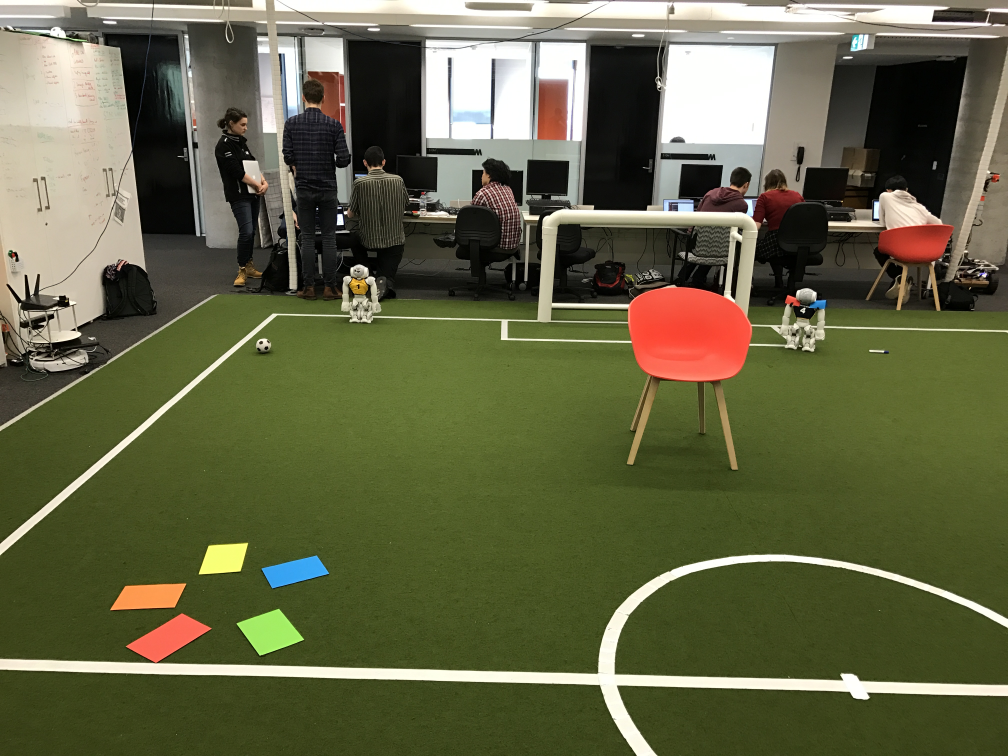
#> input picture field_image_colour_cal.JPG, 4032 x 3024 px, given in place of submissionactual_full_field.png, which was not available (shown at 1/4 size)
$ python field_observer.py ../field_image_colour_cal.JPG ../field_image_colour_cal.resized.JPG   (Python 2 division)
#> lines starting #> are read from the running program, lines starting #| are printed output that depends on the picture; after the words box and inside, x2 and y2 are one past the last pixel; in counts of white or black regions, pixels touching at a corner belong together; pictures that were not available may be replaced by others from this repository, and a replacement may not be noted
import cv2
import numpy as np
import sys
import math
import time
import pickle
import os
#from matplotlib import pyplot as plt

if len(sys.argv) != 2 and len(sys.argv) != 3:
    print("Usage: " + sys.argv[0] + " [CAMERA IP] [-h]")
    exit(1)

BALL_HEIGHT = 60.0 / 10
SHOULDER_HEIGHT = 350.0 / 10
FIELD_WIDTH = 6000 / 10
FIELD_LENGTH = 9000 / 10

X_OFFSET = int(118.0 / 551 * FIELD_LENGTH)
Y_OFFSET = int(128.0 / 390 * FIELD_WIDTH)

HALF_FIELD_ONLY = False
if len(sys.argv) > 1:
    if (sys.argv[1] == "-h"):
        HALF_FIELD_ONLY = True


if HALF_FIELD_ONLY:
    FIELD_SIZE_DIVISOR = 2
else:
    FIELD_SIZE_DIVISOR = 1

def nothing(*arg):
        pass

def ball_height_adj(bcorners):
    far_width = float(bcorners[0][0] + bcorners[1][0]) / 2
    near_width = float(bcorners[2][0] + bcorners[3][0]) / 2

    ratio = 1.0 * BALL_HEIGHT / FIELD_WIDTH

    far_width_adj = ratio * far_width
    near_width_adj = ratio * near_width

    #Move them higher - Since (0, 0) is top left corner, this is subtraction
    bcorners[0][1] -= far_width_adj
    bcorners[1][1] -= far_width_adj
    bcorners[2][1] -= near_width_adj
    bcorners[3][1] -= near_width_adj

    return bcorners

def shoulder_height_adj(corners):
	far_width = float(corners[0][0] + corners[1][0]) / 2
	near_width = float(corners[2][0] + corners[3][0]) / 2

	ratio = 1.0 * SHOULDER_HEIGHT / FIELD_WIDTH

	far_width_adj = ratio * far_width
	near_width_adj = ratio * near_width

	#Move them higher - Since (0, 0) is top left corner, this is subtraction
	corners[0][1] -= far_width_adj
	corners[1][1] -= far_width_adj
	corners[2][1] -= near_width_adj
	corners[3][1] -= near_width_adj

	return corners

def detect_blob(frame, colour):
	HSVLower_dict = {'blue': (92, 155, 150), 'red': (0,150,150), 'yellow': (26, 40, 200), 'orange': (0, 170, 130), 'purple': (116, 30, 100)}
	HSVUpper_dict = {'blue': (124, 255, 255), 'red': (4,255,255), 'yellow': (31, 255, 255), 'orange': (25, 255, 255), 'purple': (136, 255, 255)}
	HSVLower = HSVLower_dict[colour]
	HSVUpper = HSVUpper_dict[colour]

	hsv = cv2.cvtColor(frame, cv2.COLOR_BGR2HSV)

	# construct a mask for the color "blue", then perform
	# a series of dilations and erosions to remove any small
	# blobs left in the mask
	mask = cv2.inRange(hsv, HSVLower, HSVUpper)
	mask = cv2.erode(mask, None, iterations=2)
	mask = cv2.dilate(mask, None, iterations=2)
	# find contours in the mask and initialize the current
	# (x, y) center of the ball

	cnts = cv2.findContours(mask.copy(), cv2.RETR_EXTERNAL,
		cv2.CHAIN_APPROX_SIMPLE)[-2]
	center = None

	# only proceed if at least one contour was found
	# if len(cnts) > 0:
        # return cnts;
		# # find the largest contour in the mask, then use
		# # it to compute the minimum enclosing circle and
		# # centroid
		# c = max(cnts, key=cv2.contourArea)
		# ((x, y), radius) = cv2.minEnclosingCircle(c)
		# M = cv2.moments(c)
		# center = (int(M["m10"] / M["m00"]), int(M["m01"] / M["m00"]))
        #
		# # only proceed if the radius meets a minimum size
		# if radius > 10:
		# 	# draw the circle and centroid on the frame,
		# 	# then update the list of tracked points
		# 	cv2.circle(target_frame, (int(x), int(y)), int(radius),
		# 		colour_BGR, 2)
		# 	cv2.circle(target_frame, center, 5, colour_BGR, -1)

	return cnts;


def find_ball(img, target_frame, actual_corners, ball_corners, min_radius, colour):
    Colour_dict = {'blue': (255, 0, 0), 'red': (0, 0, 255), 'yellow': (0, 255, 255), 'orange': (0, 130, 255), 'purple': (224, 70, 113)}

    pts1 = np.float32(ball_corners)

    pts2 = np.float32(actual_corners)

    M_perspec = cv2.getPerspectiveTransform(pts1,pts2)

    dst_persp = cv2.warpPerspective(img,M_perspec,(FIELD_WIDTH, FIELD_LENGTH))

    M_rot = cv2.getRotationMatrix2D((FIELD_WIDTH / 2, FIELD_LENGTH / 2 / FIELD_SIZE_DIVISOR),90,1)
    M_rot[0][2] += FIELD_LENGTH / 2 / FIELD_SIZE_DIVISOR- FIELD_WIDTH / 2
    M_rot[1][2] += FIELD_WIDTH / 2 - FIELD_LENGTH / 2 / FIELD_SIZE_DIVISOR

    frame = cv2.warpAffine(dst_persp,M_rot, (FIELD_LENGTH / FIELD_SIZE_DIVISOR, FIELD_WIDTH) )

    ballcnts = detect_blob(frame, colour)
    maxbc = None
    maxradius = 0
    for bc in ballcnts:
        ((circlex, circley), circleradius) = cv2.minEnclosingCircle(bc)
        if circleradius > maxradius:
            maxbc = bc
            maxradius = circleradius

    if maxbc is not None:
        ((circlex, circley), circleradius) = cv2.minEnclosingCircle(maxbc)
        M = cv2.moments(maxbc)
        x = int(M["m10"] / M["m00"])
        y = int(M["m01"] / M["m00"])

        cv2.circle(target_frame, (int(circlex) + X_OFFSET, int(circley) + Y_OFFSET), int(circleradius), Colour_dict[colour], 2)
        cv2.circle(target_frame, (x + X_OFFSET, y + Y_OFFSET), 5, Colour_dict[colour], -1)

        #return (x + X_OFFSET, y + Y_OFFSET)
        return (x, y)


def find_left_and_right(img, target_frame, actual_corners, adjusted_corners, min_radius, min_distance, left, right, side):
    Colour_dict = {'blue': (255, 0, 0), 'red': (0, 0, 255), 'yellow': (0, 255, 255), 'orange': (0, 130, 255), 'purple': (224, 70, 113)}

    pts1 = np.float32(adjusted_corners)

    pts2 = np.float32(actual_corners)

    M_perspec = cv2.getPerspectiveTransform(pts1,pts2)

    dst_persp = cv2.warpPerspective(img,M_perspec,(FIELD_WIDTH, FIELD_LENGTH / FIELD_SIZE_DIVISOR))

    M_rot = cv2.getRotationMatrix2D((FIELD_WIDTH / 2, FIELD_LENGTH / 2 / FIELD_SIZE_DIVISOR),90,1)
    M_rot[0][2] += FIELD_LENGTH / 2 / FIELD_SIZE_DIVISOR - FIELD_WIDTH / 2
    M_rot[1][2] += FIELD_WIDTH / 2 - FIELD_LENGTH / 2 / FIELD_SIZE_DIVISOR

    frame = cv2.warpAffine(dst_persp,M_rot, (FIELD_LENGTH / FIELD_SIZE_DIVISOR, FIELD_WIDTH) )
    #print dst_persp_rot.shape

    rightcnts = detect_blob(frame, right)
    leftcnts = detect_blob(frame, left)

    if rightcnts is not None and leftcnts is not None:
        for rc in rightcnts:
            ((xr, yr), rradius) = cv2.minEnclosingCircle(rc)
            if (rradius < min_radius):
                continue
            rM = cv2.moments(rc)
            rx = int(rM["m10"] / rM["m00"])
            ry = int(rM["m01"] / rM["m00"])
            rcentre = (rx + X_OFFSET, ry + Y_OFFSET)
            for lc in leftcnts:
                ((xl, yl), lradius) = cv2.minEnclosingCircle(lc)
                if (lradius < min_radius):
                    continue
                lM = cv2.moments(lc)
                lx = int(lM["m10"] / lM["m00"])
                ly = int(lM["m01"] / lM["m00"])
                lcentre = (lx + X_OFFSET, ly + Y_OFFSET)
                if (rx - lx)**2 + (ry - ly)**2 < min_distance**2:
                    cv2.circle(target_frame, (int(xr) + X_OFFSET, int(yr) + Y_OFFSET), int(rradius), Colour_dict[right], 2)
                    cv2.circle(target_frame, (int(xl) + X_OFFSET, int(yl) + Y_OFFSET), int(lradius), Colour_dict[left], 2)
                    cv2.circle(target_frame, rcentre, 5, Colour_dict[right], -1)
                    cv2.circle(target_frame, lcentre, 5, Colour_dict[left], -1)
                    return ((rx, ry), (lx, ly))

        sidecnts = detect_blob(frame, side)
        if sidecnts is not None:
            for rc in rightcnts:
                ((xr, yr), rradius) = cv2.minEnclosingCircle(rc)
                if (rradius < min_radius):
                    continue
                rM = cv2.moments(rc)
                rx = int(rM["m10"] / rM["m00"])
                ry = int(rM["m01"] / rM["m00"])
                rcentre = (rx + X_OFFSET, ry + Y_OFFSET)
                for sc in sidecnts:
                    ((xs, ys), sradius) = cv2.minEnclosingCircle(sc)
                    if (sradius < min_radius):
                        continue
                    sM = cv2.moments(sc)
                    sx = int(sM["m10"] / sM["m00"])
                    sy = int(sM["m01"] / sM["m00"])
                    scentre = (sx + X_OFFSET, sy + Y_OFFSET)
                    if (rx - sx)**2 + (ry - sy)**2 < min_distance**2:
                        cv2.circle(target_frame, (int(xr) + X_OFFSET, int(yr) + Y_OFFSET), int(rradius), Colour_dict[right], 2)
                        cv2.circle(target_frame, (int(xr) + X_OFFSET - 20, int(yr) + Y_OFFSET), int(sradius), Colour_dict[left], 2)
                        cv2.circle(target_frame, rcentre, 5, Colour_dict[right], -1)
                        cv2.circle(target_frame, (rx + X_OFFSET -20, ry + Y_OFFSET), 5, Colour_dict[left], -1)
                        return ((rx, ry), (rx - 20, ry - 1))

            for lc in leftcnts:
                ((xl, yl), lradius) = cv2.minEnclosingCircle(lc)
                if (lradius < min_radius):
                    continue
                lM = cv2.moments(lc)
                lx = int(lM["m10"] / lM["m00"])
                ly = int(lM["m01"] / lM["m00"])
                lcentre = (lx + X_OFFSET, ly + Y_OFFSET)
                for sc in sidecnts:
                    ((xs, ys), sradius) = cv2.minEnclosingCircle(sc)
                    if (sradius < min_radius):
                        continue
                    sM = cv2.moments(sc)
                    sx = int(sM["m10"] / sM["m00"])
                    sy = int(sM["m01"] / sM["m00"])
                    scentre = (sx + X_OFFSET, sy + Y_OFFSET)
                    if (lx - sx)**2 + (ly - sy)**2 < min_distance**2:
                        cv2.circle(target_frame, (int(xl) + X_OFFSET - 20, int(yl) + Y_OFFSET), int(lradius), Colour_dict[right], 2)
                        cv2.circle(target_frame, (int(xl) + X_OFFSET, int(yl) + Y_OFFSET), int(sradius), Colour_dict[left], 2)
                        cv2.circle(target_frame, (lx + X_OFFSET - 20, ly + Y_OFFSET), 5, Colour_dict[right], -1)
                        cv2.circle(target_frame, lcentre, 5, Colour_dict[left], -1)
                        return ((lx -20, ly -1), (lx, ly))

    # [65 lines of commented-out code are left out]


def main():
    if HALF_FIELD_ONLY:
        actual_fn = os.getcwd() + "actual_field_half.png"
    else:
        actual_fn = os.getcwd() + "actual_full_field.png"

    actual_img = cv2.imread(actual_fn)
#> actual_img is the input picture: shape (3024, 4032, 3); mean B, G, R 69, 100.3, 99.1
    actual_img_resize = cv2.resize(actual_img,(FIELD_LENGTH / FIELD_SIZE_DIVISOR, FIELD_WIDTH), interpolation = cv2.INTER_LINEAR)
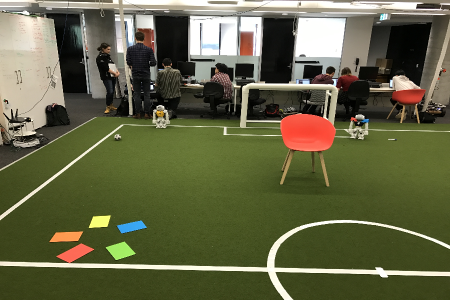
#> actual_img_resize: shape (600, 900, 3) (shown at 1/2 size); mean B, G, R 68.9, 100.2, 99

    # cap = cv2.VideoCapture(0)
    # cap = cv2.VideoCapture('http://10.0.18.6:8080/videofeed?dummy=param.mjpg')
    cap = cv2.VideoCapture('http://' + sys.argv[1] + '/live?dummy=param.mjpg')
    # img = cv2.imread('/Users/Martin/Github/RSA-Major-Project-2016/field_image_colour_cal_2.JPG')

    corners_file = file('corners.txt', 'r')
#> (reads corners.txt from the repository)

    #log_file = file('log_file.txt', 'w')

    #Camera view of goal posts at the far end, the corners are from far left going clockwise
    corners = [[int(x) for x in y.split(',')] for y in corners_file.read().split('|')]

    ball_corners = []
    for corner_list in corners:
        ball_corners.append(list(corner_list))

    ball_corners = ball_height_adj(ball_corners)

    adjusted_corners = shoulder_height_adj(corners[:])


    #Orientation such that centre circle is on the bottom
    #Starting from top left corner going clockwise
    #actual_corners = [[-FIELD_LENGTH / 2, -FIELD_WIDTH / 2], [-FIELD_LENGTH / 2, FIELD_WIDTH / 2], \
    #	[0, FIELD_WIDTH / 2], [0, -FIELD_WIDTH / 2]]

    actual_corners = [[0, 0], [FIELD_WIDTH, 0], \
    	[FIELD_WIDTH, FIELD_LENGTH / 2], [0, FIELD_LENGTH / 2]]

    cv2.namedWindow('Robot detection')

    frames = []

    while True:
        ret, img = cap.read()

        actual_img_resize = cv2.resize(actual_img,((FIELD_LENGTH + 2 * X_OFFSET) / FIELD_SIZE_DIVISOR, FIELD_WIDTH + 2 * Y_OFFSET), interpolation = cv2.INTER_CUBIC)
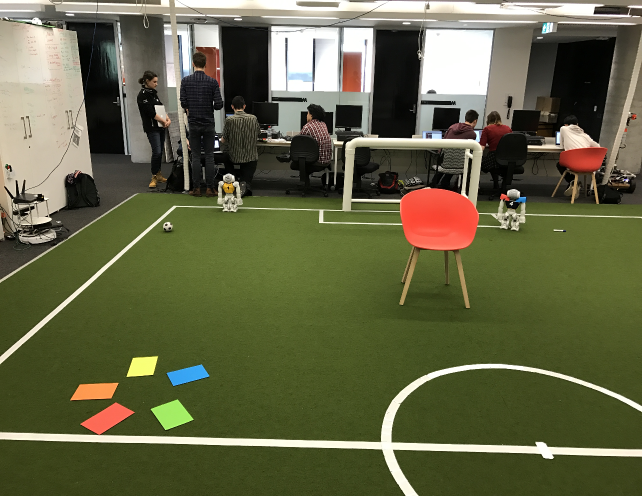
#> actual_img_resize: shape (992, 1284, 3) (shown at 1/2 size); mean B, G, R 69, 100.3, 99.1

        ball_centre = find_ball(img, actual_img_resize, actual_corners, ball_corners, min_radius = 0, colour='orange')
#> in find_ball, `dst_persp = cv2.warpPerspective(img,M_perspec,(FIELD_WIDTH, FIELD_LENG..`:
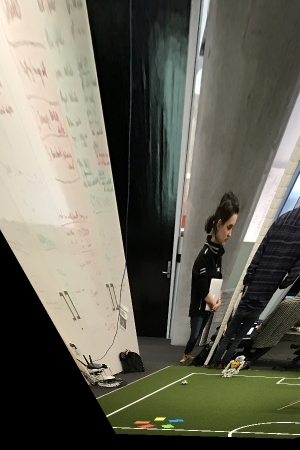
#> dst_persp: shape (900, 600, 3) (shown at 1/2 size); mean B, G, R 87.7, 100.9, 102.4
#> in detect_blob, `mask = cv2.inRange(hsv, HSVLower, HSVUpper)`:
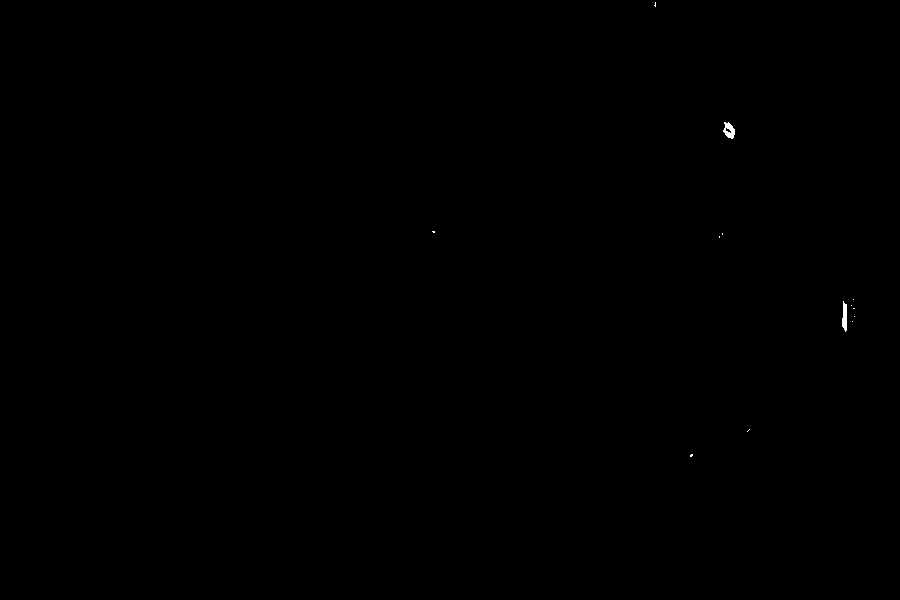
#> mask: shape (600, 900); 0.05% white; 13 white regions (11 under 20 px), largest, box (x1, y1, x2, y2) and area: (723, 122, 735, 139) 125, (842, 301, 847, 332) 118
#> in detect_blob, `cnts = cv2.findContours(mask.copy(), cv2.RETR_EXTERNAL, cv2.CHAIN_APPR..`: cnts = 3 contours, 1 with area under 20; largest, box (x1, y1, x2, y2) and area: (842, 318, 847, 327) 32, (728, 133, 734, 138) 20
#> in find_ball, `ballcnts = detect_blob(frame, colour)`: ballcnts has the same summary as cnts in detect_blob
#> the loop in find_ball, `for bc in ballcnts:` made 3 passes
#> (circlex, circley, circleradius, maxbc, maxradius) on pass 1: (844, 322, 4.47, [[842, 318], [842, 326], [846, 326], [846, 318]], 4.47)
#> after the loop in find_ball, `for bc in ballcnts:`: maxradius = 4.47
#> in find_ball, `((circlex, circley), circleradius) = cv2.minEnclosingCircle(maxbc)`: circlex = 844; circley = 322; circleradius = 4.47
#> in find_ball, `M = cv2.moments(maxbc)`: M = moments, m00 32, centre m10/m00, m01/m00 = (844, 322)
#> in find_ball, `x = int(M["m10"] / M["m00"])`: x = 844
#> in find_ball, `y = int(M["m01"] / M["m00"])`: y = 322
#> ball_centre = (844, 322)

        Location = None
        Heading = None
        left_centre = None
        right_centre = None

        #Blue on right shoulder
        #yellow on left shoulder
        result = find_left_and_right(img, actual_img_resize, actual_corners, adjusted_corners, min_radius=0, min_distance=50, \
        left='yellow', right='blue', side='purple')
#> in find_left_and_right, `dst_persp = cv2.warpPerspective(img,M_perspec,(FIELD_WIDTH, FIELD_LENG..`:
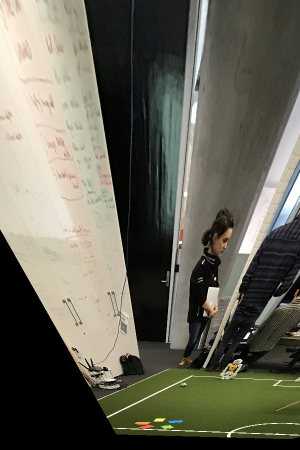
#> dst_persp: shape (900, 600, 3) (shown at 1/2 size); mean B, G, R 87.4, 100.4, 101.9
#> in find_left_and_right, `frame = cv2.warpAffine(dst_persp,M_rot, (FIELD_LENGTH / FIELD_SIZE_DIV..`:
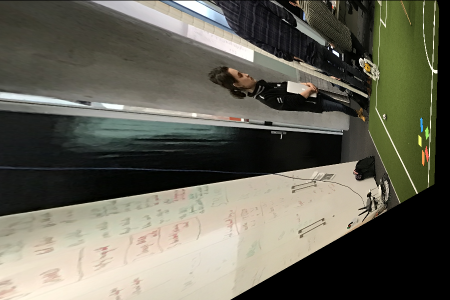
#> frame: shape (600, 900, 3) (shown at 1/2 size); mean B, G, R 87.3, 100.2, 101.7
#> in find_left_and_right, `rightcnts = detect_blob(frame, right)`: rightcnts = []
#> call 3 of detect_blob, with colour = 'yellow'
#> in detect_blob (call 3), `mask = cv2.inRange(hsv, HSVLower, HSVUpper)`:
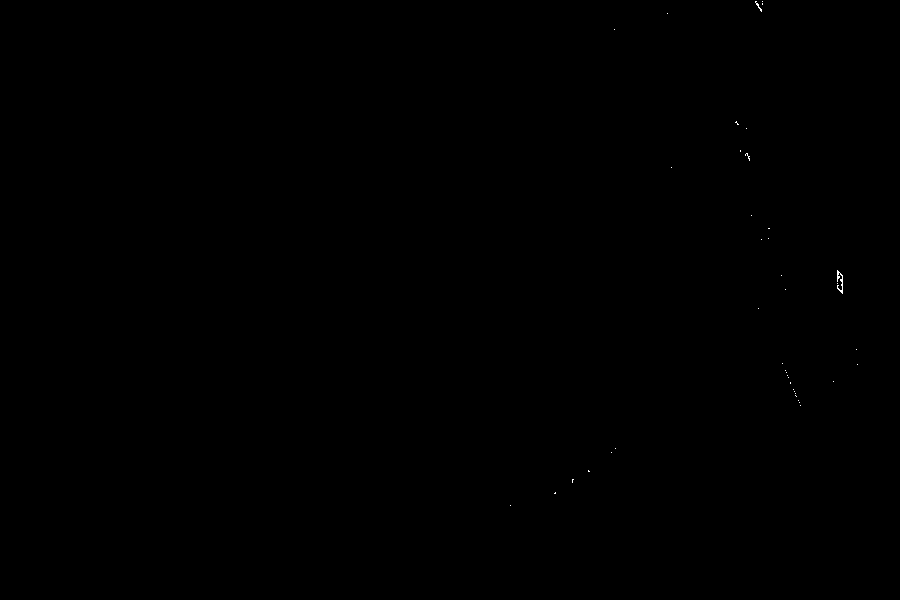
#> mask: shape (600, 900); 0.03% white in thin lines or dots, all inside (x1, y1, x2, y2) = (510, 1, 858, 506)
        if result is not None:
            (left_centre, right_centre) = result
        # [4 lines of commented-out code are left out]

            try:
                Location = [(right_centre[0] + left_centre[0]) / 2 + X_OFFSET, (right_centre[1] + left_centre[1]) / 2 + Y_OFFSET]
                LR_x = right_centre[0] - left_centre[0]
                LR_y = right_centre[1] - left_centre[1]

                perp_x = - LR_y
                perp_y = LR_x

                if perp_x > 0 and perp_y > 0:
                    Heading = math.atan(1.0 * perp_y / perp_x)

                elif perp_x > 0 and perp_y < 0:
                    Heading = math.atan(1.0 * perp_y / perp_x) + 2 * math.pi

                elif perp_x < 0 and perp_y > 0:
                    Heading = math.atan(1.0 * perp_y / perp_x) + math.pi
                else:
                    Heading = math.atan(1.0 * perp_y / perp_x) + math.pi

                Line_end = Location[:]
                length = 2
                Line_end[0] += perp_x * length
                Line_end[1] += perp_y * length

                cv2.arrowedLine(actual_img_resize, tuple(Location), tuple(Line_end), (255, 255, 255), 2)

                print "Location: " + str(Location[0] - X_OFFSET) + " " + str(Location[1] - Y_OFFSET)
                print "Heading: " + str(Heading)

                # print "Ball Location: " + str(ball_centre)

                write_dict = {'Time': time.time() * 1000.0, 'Location': Location, 'Heading': Heading, \
                    'Left_centre': left_centre, 'Right_centre': right_centre, "Ball_centre": ball_centre}

                frames.append(write_dict)

            except (TypeError, ZeroDivisionError) as e:
                pass

        # else:
        #     write_dict = {'Time': time.time() * 1000.0, 'Location': None, 'Heading': None, \
        #         'Left_centre': None, 'Right_centre': None}
        #     frames.append(write_dict)


        cv2.imshow('Robot detection', actual_img_resize) #dst_persp_rot)
        # cv2.imshow('Robot detection', dst_persp_rot) #dst_persp_rot)

        ch = cv2.waitKey(5) & 0xFF
#> (key Esc is pressed here)
        if ch == 27:
            break

    log_file = open('log_file.txt', 'w')
#> (the run stopped early here; a loop or call above may not have finished)
